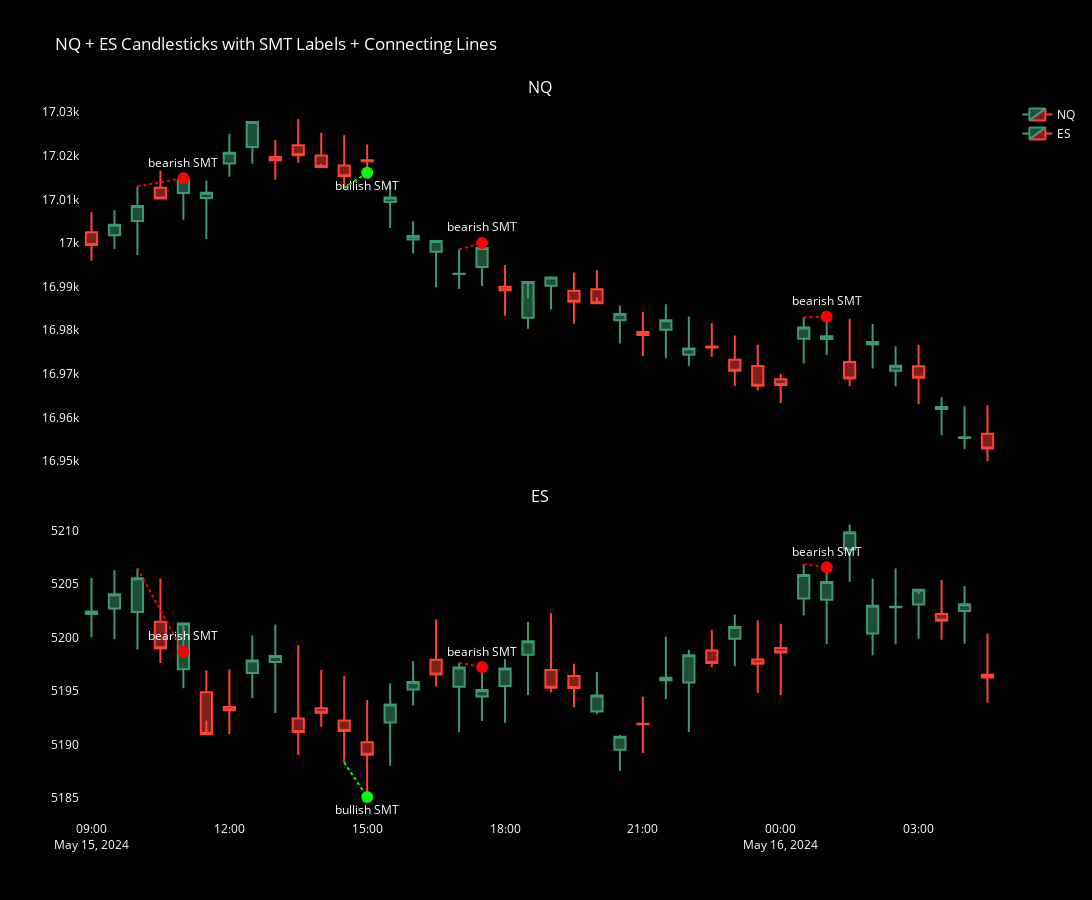

The code cell stored with this chart in its notebook:
### Code cell
import plotly.graph_objects as go
from plotly.subplots import make_subplots

fig = make_subplots(
    rows=2, cols=1,
    shared_xaxes=True,
    vertical_spacing=0.04,
    row_heights=[0.55, 0.45],
    subplot_titles=("NQ", "ES")
)

fig.add_trace(go.Candlestick(
    x=df['timestamp'],
    open=df['nq_open'],
    high=df['nq_high'],
    low=df['nq_low'],
    close=df['nq_close'],
    name="NQ"
), row=1, col=1)

fig.add_trace(go.Candlestick(
    x=df['timestamp'],
    open=df['es_open'],
    high=df['es_high'],
    low=df['es_low'],
    close=df['es_close'],
    name="ES"
), row=2, col=1)

fig.add_trace(go.Scatter(
    x=df['timestamp'].iloc[bearish_idx],
    y=df['nq_high'].iloc[bearish_idx],
    mode="markers+text",
    text=["bearish SMT"] * len(bearish_idx),
    textposition="top center",
    marker=dict(color="red", size=12),
    showlegend=False
), row=1, col=1)

fig.add_trace(go.Scatter(
    x=df['timestamp'].iloc[bullish_idx],
    y=df['nq_low'].iloc[bullish_idx],
    mode="markers+text",
    text=["bullish SMT"] * len(bullish_idx),
    textposition="bottom center",
    marker=dict(color="lime", size=12),
    showlegend=False
), row=1, col=1)

fig.add_trace(go.Scatter(
    x=df['timestamp'].iloc[bearish_idx],
    y=df['es_high'].iloc[bearish_idx],
    mode="markers+text",
    text=["bearish SMT"] * len(bearish_idx),
    textposition="top center",
    marker=dict(color="red", size=12),
    showlegend=False
), row=2, col=1)

fig.add_trace(go.Scatter(
    x=df['timestamp'].iloc[bullish_idx],
    y=df['es_low'].iloc[bullish_idx],
    mode="markers+text",
    text=["bullish SMT"] * len(bullish_idx),
    textposition="bottom center",
    marker=dict(color="lime", size=12),
    showlegend=False
), row=2, col=1)

for smt_type, pidx, cidx in smt_pairs:
    if smt_type == "bearish SMT":
        nq_y0, nq_y1 = df['nq_high'].iloc[pidx], df['nq_high'].iloc[cidx]
        es_y0, es_y1 = df['es_high'].iloc[pidx], df['es_high'].iloc[cidx]
        line_color = "red"
    else:
        nq_y0, nq_y1 = df['nq_low'].iloc[pidx], df['nq_low'].iloc[cidx]
        es_y0, es_y1 = df['es_low'].iloc[pidx], df['es_low'].iloc[cidx]
        line_color = "lime"

    fig.add_trace(go.Scatter(
        x=[df['timestamp'].iloc[pidx], df['timestamp'].iloc[cidx]],
        y=[nq_y0, nq_y1],
        mode="lines",
        line=dict(color=line_color, width=2, dash="dot"),
        showlegend=False
    ), row=1, col=1)

    fig.add_trace(go.Scatter(
        x=[df['timestamp'].iloc[pidx], df['timestamp'].iloc[cidx]],
        y=[es_y0, es_y1],
        mode="lines",
        line=dict(color=line_color, width=2, dash="dot"),
        showlegend=False
    ), row=2, col=1)

fig.update_layout(
    title="NQ + ES Candlesticks with SMT Labels + Connecting Lines",
    width=1200,
    height=900,
    plot_bgcolor="black",
    paper_bgcolor="black",
    font=dict(color="white"),
    xaxis_rangeslider_visible=False
)

fig.update_xaxes(showgrid=False, rangeslider_visible=False)
fig.update_yaxes(showgrid=False)

fig.show()

### Figure 1 — Plotly figure (JSON) as saved in the notebook; plotly's stock layout.template omitted (floating-point values rounded to 4 significant figures)
{"data": [{"close": [17000.0, 17000.0, 17010.0, 17010.0, 17010.0, 17010.0, 17020.0, 17030.0, 17020.0, 17020.0, 17020.0, 17020.0, 17020.0, 17010.0, 17000.0, 17000.0, 16990.0, 17000.0, 16990.0, 16990.0, 16990.0, 16990.0, 16990.0, 16980.0, 16980.0, 16980.0, 16980.0, 16980.0, 16970.0, 16970.0, 16970.0, 16980.0, 16980.0, 16970.0, 16980.0, 16970.0, 16970.0, 16960.0, 16960.0, 16950.0], "high": [17010.0, 17010.0, 17010.0, 17020.0, 17010.0, 17010.0, 17030.0, 17030.0, 17020.0, 17030.0, 17030.0, 17020.0, 17020.0, 17010.0, 17000.0, 17000.0, 17000.0, 17000.0, 16990.0, 16990.0, 16990.0, 16990.0, 16990.0, 16990.0, 16980.0, 16990.0, 16980.0, 16980.0, 16980.0, 16980.0, 16970.0, 16980.0, 16980.0, 16980.0, 16980.0, 16980.0, 16980.0, 16960.0, 16960.0, 16960.0], "low": [17000.0, 17000.0, 17000.0, 17010.0, 17010.0, 17000.0, 17020.0, 17020.0, 17010.0, 17020.0, 17020.0, 17010.0, 17020.0, 17000.0, 17000.0, 16990.0, 16990.0, 16990.0, 16980.0, 16980.0, 16980.0, 16980.0, 16990.0, 16980.0, 16970.0, 16970.0, 16970.0, 16970.0, 16970.0, 16970.0, 16960.0, 16970.0, 16970.0, 16970.0, 16970.0, 16970.0, 16960.0, 16960.0, 16950.0, 16950.0], "name": "NQ", "open": [17000.0, 17000.0, 17010.0, 17010.0, 17010.0, 17010.0, 17020.0, 17020.0, 17020.0, 17020.0, 17020.0, 17020.0, 17020.0, 17010.0, 17000.0, 17000.0, 16990.0, 16990.0, 16990.0, 16980.0, 16990.0, 16990.0, 16990.0, 16980.0, 16980.0, 16980.0, 16970.0, 16980.0, 16970.0, 16970.0, 16970.0, 16980.0, 16980.0, 16970.0, 16980.0, 16970.0, 16970.0, 16960.0, 16960.0, 16960.0], "type": "candlestick", "x": ["2024-05-15T09:00:00", "2024-05-15T09:30:00", "2024-05-15T10:00:00", "2024-05-15T10:30:00", "2024-05-15T11:00:00", "2024-05-15T11:30:00", "2024-05-15T12:00:00", "2024-05-15T12:30:00", "2024-05-15T13:00:00", "2024-05-15T13:30:00", "2024-05-15T14:00:00", "2024-05-15T14:30:00", "2024-05-15T15:00:00", "2024-05-15T15:30:00", "2024-05-15T16:00:00", "2024-05-15T16:30:00", "2024-05-15T17:00:00", "2024-05-15T17:30:00", "2024-05-15T18:00:00", "2024-05-15T18:30:00", "2024-05-15T19:00:00", "2024-05-15T19:30:00", "2024-05-15T20:00:00", "2024-05-15T20:30:00", "2024-05-15T21:00:00", "2024-05-15T21:30:00", "2024-05-15T22:00:00", "2024-05-15T22:30:00", "2024-05-15T23:00:00", "2024-05-15T23:30:00", "2024-05-16T00:00:00", "2024-05-16T00:30:00", "2024-05-16T01:00:00", "2024-05-16T01:30:00", "2024-05-16T02:00:00", "2024-05-16T02:30:00", "2024-05-16T03:00:00", "2024-05-16T03:30:00", "2024-05-16T04:00:00", "2024-05-16T04:30:00"], "xaxis": "x", "yaxis": "y"}, {"close": [5202.0, 5204.0, 5206.0, 5199.0, 5201.0, 5191.0, 5193.0, 5198.0, 5198.0, 5191.0, 5193.0, 5191.0, 5189.0, 5194.0, 5196.0, 5197.0, 5197.0, 5195.0, 5197.0, 5200.0, 5195.0, 5195.0, 5195.0, 5191.0, 5192.0, 5196.0, 5198.0, 5198.0, 5201.0, 5198.0, 5199.0, 5206.0, 5205.0, 5210.0, 5203.0, 5203.0, 5204.0, 5202.0, 5203.0, 5196.0], "high": [5206.0, 5206.0, 5206.0, 5206.0, 5199.0, 5197.0, 5197.0, 5200.0, 5201.0, 5199.0, 5197.0, 5196.0, 5194.0, 5196.0, 5198.0, 5202.0, 5198.0, 5197.0, 5198.0, 5201.0, 5202.0, 5198.0, 5197.0, 5191.0, 5194.0, 5200.0, 5199.0, 5201.0, 5202.0, 5202.0, 5201.0, 5207.0, 5207.0, 5211.0, 5206.0, 5206.0, 5204.0, 5205.0, 5205.0, 5200.0], "low": [5200.0, 5200.0, 5199.0, 5198.0, 5195.0, 5192.0, 5191.0, 5194.0, 5193.0, 5189.0, 5192.0, 5188.0, 5185.0, 5188.0, 5194.0, 5195.0, 5191.0, 5192.0, 5192.0, 5195.0, 5195.0, 5193.0, 5193.0, 5188.0, 5189.0, 5194.0, 5191.0, 5197.0, 5197.0, 5195.0, 5195.0, 5202.0, 5199.0, 5205.0, 5198.0, 5199.0, 5200.0, 5200.0, 5199.0, 5194.0], "name": "ES", "open": [5202.0, 5203.0, 5202.0, 5201.0, 5197.0, 5195.0, 5194.0, 5197.0, 5198.0, 5192.0, 5193.0, 5192.0, 5190.0, 5192.0, 5195.0, 5198.0, 5195.0, 5194.0, 5195.0, 5198.0, 5197.0, 5196.0, 5193.0, 5189.0, 5192.0, 5196.0, 5196.0, 5199.0, 5200.0, 5198.0, 5199.0, 5204.0, 5204.0, 5208.0, 5200.0, 5203.0, 5203.0, 5202.0, 5202.0, 5197.0], "type": "candlestick", "x": ["2024-05-15T09:00:00", "2024-05-15T09:30:00", "2024-05-15T10:00:00", "2024-05-15T10:30:00", "2024-05-15T11:00:00", "2024-05-15T11:30:00", "2024-05-15T12:00:00", "2024-05-15T12:30:00", "2024-05-15T13:00:00", "2024-05-15T13:30:00", "2024-05-15T14:00:00", "2024-05-15T14:30:00", "2024-05-15T15:00:00", "2024-05-15T15:30:00", "2024-05-15T16:00:00", "2024-05-15T16:30:00", "2024-05-15T17:00:00", "2024-05-15T17:30:00", "2024-05-15T18:00:00", "2024-05-15T18:30:00", "2024-05-15T19:00:00", "2024-05-15T19:30:00", "2024-05-15T20:00:00", "2024-05-15T20:30:00", "2024-05-15T21:00:00", "2024-05-15T21:30:00", "2024-05-15T22:00:00", "2024-05-15T22:30:00", "2024-05-15T23:00:00", "2024-05-15T23:30:00", "2024-05-16T00:00:00", "2024-05-16T00:30:00", "2024-05-16T01:00:00", "2024-05-16T01:30:00", "2024-05-16T02:00:00", "2024-05-16T02:30:00", "2024-05-16T03:00:00", "2024-05-16T03:30:00", "2024-05-16T04:00:00", "2024-05-16T04:30:00"], "xaxis": "x2", "yaxis": "y2"}, {"marker": {"color": "red", "size": 12}, "mode": "markers+text", "showlegend": false, "text": ["bearish SMT", "bearish SMT", "bearish SMT"], "textposition": "top center", "type": "scatter", "x": ["2024-05-15T11:00:00", "2024-05-15T17:30:00", "2024-05-16T01:00:00"], "xaxis": "x", "y": [17010.0, 17000.0, 16980.0], "yaxis": "y"}, {"marker": {"color": "lime", "size": 12}, "mode": "markers+text", "showlegend": false, "text": ["bullish SMT"], "textposition": "bottom center", "type": "scatter", "x": ["2024-05-15T15:00:00"], "xaxis": "x", "y": [17020.0], "yaxis": "y"}, {"marker": {"color": "red", "size": 12}, "mode": "markers+text", "showlegend": false, "text": ["bearish SMT", "bearish SMT", "bearish SMT"], "textposition": "top center", "type": "scatter", "x": ["2024-05-15T11:00:00", "2024-05-15T17:30:00", "2024-05-16T01:00:00"], "xaxis": "x2", "y": [5199.0, 5197.0, 5207.0], "yaxis": "y2"}, {"marker": {"color": "lime", "size": 12}, "mode": "markers+text", "showlegend": false, "text": ["bullish SMT"], "textposition": "bottom center", "type": "scatter", "x": ["2024-05-15T15:00:00"], "xaxis": "x2", "y": [5185.0], "yaxis": "y2"}, {"line": {"color": "red", "dash": "dot", "width": 2}, "mode": "lines", "showlegend": false, "type": "scatter", "x": ["2024-05-15T10:00:00", "2024-05-15T11:00:00"], "xaxis": "x", "y": [17010.0, 17010.0], "yaxis": "y"}, {"line": {"color": "red", "dash": "dot", "width": 2}, "mode": "lines", "showlegend": false, "type": "scatter", "x": ["2024-05-15T10:00:00", "2024-05-15T11:00:00"], "xaxis": "x2", "y": [5206.0, 5199.0], "yaxis": "y2"}, {"line": {"color": "lime", "dash": "dot", "width": 2}, "mode": "lines", "showlegend": false, "type": "scatter", "x": ["2024-05-15T14:30:00", "2024-05-15T15:00:00"], "xaxis": "x", "y": [17010.0, 17020.0], "yaxis": "y"}, {"line": {"color": "lime", "dash": "dot", "width": 2}, "mode": "lines", "showlegend": false, "type": "scatter", "x": ["2024-05-15T14:30:00", "2024-05-15T15:00:00"], "xaxis": "x2", "y": [5188.0, 5185.0], "yaxis": "y2"}, {"line": {"color": "red", "dash": "dot", "width": 2}, "mode": "lines", "showlegend": false, "type": "scatter", "x": ["2024-05-15T17:00:00", "2024-05-15T17:30:00"], "xaxis": "x", "y": [17000.0, 17000.0], "yaxis": "y"}, {"line": {"color": "red", "dash": "dot", "width": 2}, "mode": "lines", "showlegend": false, "type": "scatter", "x": ["2024-05-15T17:00:00", "2024-05-15T17:30:00"], "xaxis": "x2", "y": [5198.0, 5197.0], "yaxis": "y2"}, {"line": {"color": "red", "dash": "dot", "width": 2}, "mode": "lines", "showlegend": false, "type": "scatter", "x": ["2024-05-16T00:30:00", "2024-05-16T01:00:00"], "xaxis": "x", "y": [16980.0, 16980.0], "yaxis": "y"}, {"line": {"color": "red", "dash": "dot", "width": 2}, "mode": "lines", "showlegend": false, "type": "scatter", "x": ["2024-05-16T00:30:00", "2024-05-16T01:00:00"], "xaxis": "x2", "y": [5207.0, 5207.0], "yaxis": "y2"}], "layout": {"annotations": [{"font": {"size": 16}, "showarrow": false, "text": "NQ", "x": 0.5, "xanchor": "center", "xref": "paper", "y": 1, "yanchor": "bottom", "yref": "paper"}, {"font": {"size": 16}, "showarrow": false, "text": "ES", "x": 0.5, "xanchor": "center", "xref": "paper", "y": 0.432, "yanchor": "bottom", "yref": "paper"}], "font": {"color": "white"}, "height": 900, "paper_bgcolor": "black", "plot_bgcolor": "black", "title": {"text": "NQ + ES Candlesticks with SMT Labels + Connecting Lines"}, "width": 1200, "xaxis": {"anchor": "y", "autorange": true, "domain": [0, 1], "matches": "x2", "range": ["2024-05-15 08:45", "2024-05-16 04:45"], "rangeslider": {"visible": false, "yaxis": {}}, "showgrid": false, "showticklabels": false, "type": "date"}, "xaxis2": {"anchor": "y2", "autorange": true, "domain": [0, 1], "range": ["2024-05-15 08:45", "2024-05-16 04:45"], "rangeslider": {"visible": false, "yaxis2": {}}, "showgrid": false, "type": "date"}, "yaxis": {"anchor": "x", "autorange": true, "domain": [0.472, 1], "range": [16950.0, 17030.0], "showgrid": false, "type": "linear"}, "yaxis2": {"anchor": "x2", "autorange": true, "domain": [0, 0.432], "range": [5183.0, 5212.0], "showgrid": false, "type": "linear"}}}
